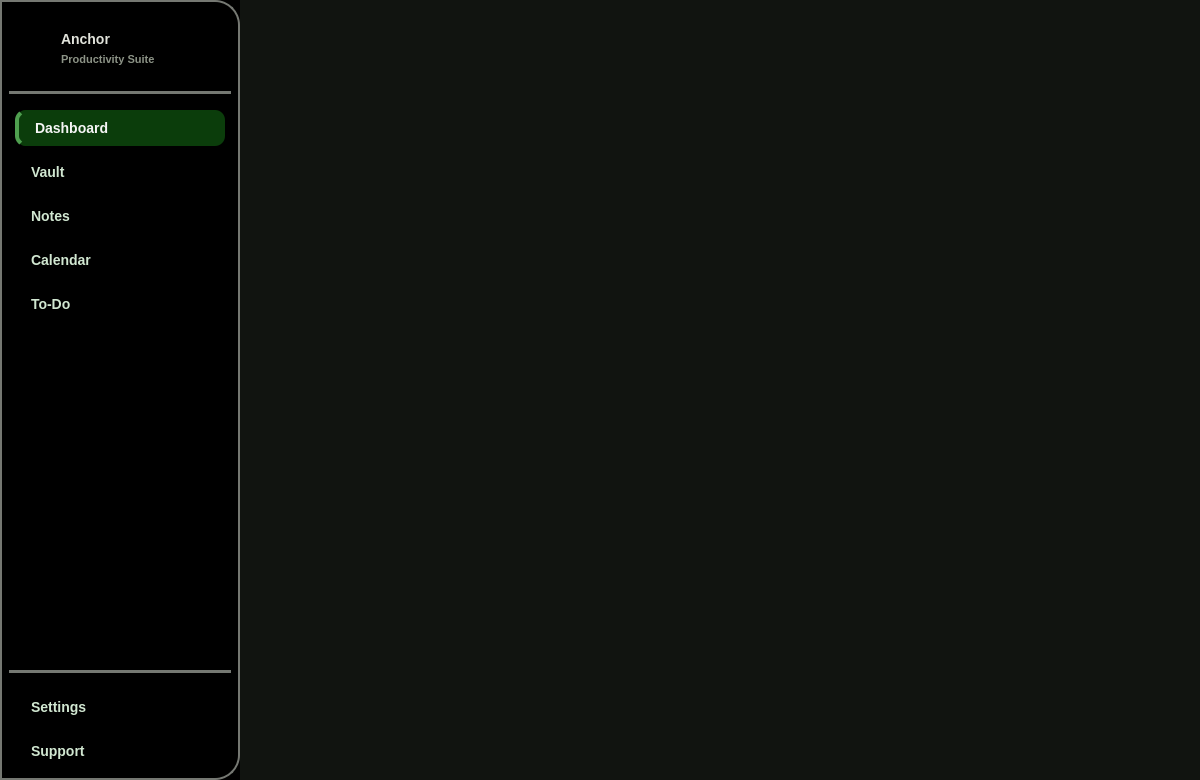
<?xml version="1.0" encoding="UTF-8"?>
<ui version="4.0">
 <class>MainWindow</class>
 <widget class="QMainWindow" name="MainWindow">
  <property name="geometry">
   <rect>
    <x>0</x>
    <y>0</y>
    <width>1200</width>
    <height>780</height>
   </rect>
  </property>
  <property name="minimumSize">
   <size>
    <width>960</width>
    <height>640</height>
   </size>
  </property>
  <property name="windowTitle">
   <string>Anchor</string>
  </property>
  <property name="styleSheet">
   <string notr="true">background-color: #000000;</string>
  </property>
  <widget class="QWidget" name="centralwidget">
   <layout class="QHBoxLayout" name="rootLayout">
    <property name="spacing">
     <number>0</number>
    </property>
    <property name="leftMargin">
     <number>0</number>
    </property>
    <property name="topMargin">
     <number>0</number>
    </property>
    <property name="rightMargin">
     <number>0</number>
    </property>
    <property name="bottomMargin">
     <number>0</number>
    </property>
    <item>
     <widget class="QWidget" name="sideBar" native="true">
      <property name="minimumSize">
       <size>
        <width>240</width>
        <height>0</height>
       </size>
      </property>
      <property name="maximumSize">
       <size>
        <width>240</width>
        <height>16777215</height>
       </size>
      </property>
      <property name="styleSheet">
       <string notr="true">border: 2px solid #757872;
border-top-right-radius:25px;
border-bottom-right-radius:25px;
background-color: rgb(0, 0, 0);</string>
      </property>
      <layout class="QVBoxLayout" name="verticalLayout">
       <item alignment="Qt::AlignmentFlag::AlignRight">
        <widget class="QPushButton" name="leftPanelClose">
         <property name="styleSheet">
          <string notr="true">border: none;
background: transparent;</string>
         </property>
         <property name="text">
          <string/>
         </property>
         <property name="icon">
          <iconset resource="Ressource.qrc">
           <normaloff>:/src/assets/left_panel_close.svg</normaloff>
           <activeon>:/src/assets/left_panel_open.svg</activeon>:/src/assets/left_panel_close.svg</iconset>
         </property>
         <property name="iconSize">
          <size>
           <width>20</width>
           <height>20</height>
          </size>
         </property>
        </widget>
       </item>
       <item>
        <layout class="QHBoxLayout" name="headerLayout">
         <property name="spacing">
          <number>12</number>
         </property>
         <property name="bottomMargin">
          <number>16</number>
         </property>
         <item>
          <widget class="QLabel" name="avatarLabel">
           <property name="minimumSize">
            <size>
             <width>40</width>
             <height>40</height>
            </size>
           </property>
           <property name="maximumSize">
            <size>
             <width>40</width>
             <height>40</height>
            </size>
           </property>
           <property name="styleSheet">
            <string notr="true">border:none;</string>
           </property>
           <property name="text">
            <string/>
           </property>
           <property name="textFormat">
            <enum>Qt::TextFormat::AutoText</enum>
           </property>
           <property name="pixmap">
            <pixmap resource="Ressource.qrc">:/src/assets/screen.png</pixmap>
           </property>
           <property name="scaledContents">
            <bool>true</bool>
           </property>
           <property name="alignment">
            <set>Qt::AlignmentFlag::AlignCenter</set>
           </property>
          </widget>
         </item>
         <item>
          <layout class="QVBoxLayout" name="headerTextLayout">
           <property name="spacing">
            <number>2</number>
           </property>
           <item>
            <widget class="QLabel" name="appNameLabel">
             <property name="styleSheet">
              <string notr="true">color: #e1e3db; font-size: 14px; font-weight: 700;
border:none;</string>
             </property>
             <property name="text">
              <string>Anchor</string>
             </property>
            </widget>
           </item>
           <item>
            <widget class="QLabel" name="appSubtitleLabel">
             <property name="styleSheet">
              <string notr="true">color: #8c9386; font-size: 11px; font-weight: 500;
border:none;
</string>
             </property>
             <property name="text">
              <string>Productivity Suite</string>
             </property>
            </widget>
           </item>
          </layout>
         </item>
        </layout>
       </item>
       <item>
        <widget class="QFrame" name="topSeparator">
         <property name="styleSheet">
          <string notr="true">color: #242424;</string>
         </property>
         <property name="frameShape">
          <enum>QFrame::Shape::HLine</enum>
         </property>
        </widget>
       </item>
       <item>
        <spacer name="spacerAfterSep">
         <property name="orientation">
          <enum>Qt::Orientation::Vertical</enum>
         </property>
         <property name="sizeType">
          <enum>QSizePolicy::Policy::Fixed</enum>
         </property>
         <property name="sizeHint" stdset="0">
          <size>
           <width>0</width>
           <height>8</height>
          </size>
         </property>
        </spacer>
       </item>
       <item>
        <layout class="QVBoxLayout" name="navLayout">
         <property name="spacing">
          <number>4</number>
         </property>
         <item>
          <widget class="QPushButton" name="btnDashboard">
           <property name="cursor">
            <cursorShape>PointingHandCursor</cursorShape>
           </property>
           <property name="styleSheet">
            <string notr="true">QPushButton {
    background-color: transparent;
    color: #D1E7D1;
    border: none;
    border-radius: 10px;
    padding: 10px 16px;
    margin: 2px 6px;
    text-align: left;
    font-size: 14px;
    font-weight: 500;
}

QPushButton:hover {
    background-color: #181818;
    color: #F5F5F5;
}

QPushButton:pressed {
    background-color: #242424;
}

QPushButton:checked {
    background-color: #0B3D0B;
    color: #F5F5F5;
    border-left: 4px solid #4F9F4F;
}

QPushButton:checked:hover {
    background-color: #155315;
}

QPushButton:disabled {
    color: #5A5A5A;
}

QPushButton:focus {
    outline: none;
}</string>
           </property>
           <property name="text">
            <string>Dashboard</string>
           </property>
           <property name="icon">
            <iconset resource="Ressource.qrc">
             <normaloff>:/src/assets/dashboard.svg</normaloff>:/src/assets/dashboard.svg</iconset>
           </property>
           <property name="iconSize">
            <size>
             <width>20</width>
             <height>20</height>
            </size>
           </property>
           <property name="checkable">
            <bool>true</bool>
           </property>
           <property name="checked">
            <bool>true</bool>
           </property>
           <property name="flat">
            <bool>true</bool>
           </property>
          </widget>
         </item>
         <item>
          <widget class="QPushButton" name="btnVault">
           <property name="cursor">
            <cursorShape>PointingHandCursor</cursorShape>
           </property>
           <property name="styleSheet">
            <string notr="true">QPushButton {
    background-color: transparent;
    color: #D1E7D1;
    border: none;
    border-radius: 10px;
    padding: 10px 16px;
    margin: 2px 6px;
    text-align: left;
    font-size: 14px;
    font-weight: 500;
}

QPushButton:hover {
    background-color: #181818;
    color: #F5F5F5;
}

QPushButton:pressed {
    background-color: #242424;
}

QPushButton:checked {
    background-color: #0B3D0B;
    color: #F5F5F5;
    border-left: 4px solid #4F9F4F;
}

QPushButton:checked:hover {
    background-color: #155315;
}

QPushButton:disabled {
    color: #5A5A5A;
}

QPushButton:focus {
    outline: none;
}</string>
           </property>
           <property name="text">
            <string>Vault</string>
           </property>
           <property name="icon">
            <iconset resource="Ressource.qrc">
             <normaloff>:/src/assets/encrypted.svg</normaloff>:/src/assets/encrypted.svg</iconset>
           </property>
           <property name="iconSize">
            <size>
             <width>20</width>
             <height>20</height>
            </size>
           </property>
           <property name="checkable">
            <bool>true</bool>
           </property>
           <property name="flat">
            <bool>true</bool>
           </property>
          </widget>
         </item>
         <item>
          <widget class="QPushButton" name="btnNotes">
           <property name="cursor">
            <cursorShape>PointingHandCursor</cursorShape>
           </property>
           <property name="styleSheet">
            <string notr="true">QPushButton {
    background-color: transparent;
    color: #D1E7D1;
    border: none;
    border-radius: 10px;
    padding: 10px 16px;
    margin: 2px 6px;
    text-align: left;
    font-size: 14px;
    font-weight: 500;
}

QPushButton:hover {
    background-color: #181818;
    color: #F5F5F5;
}

QPushButton:pressed {
    background-color: #242424;
}

QPushButton:checked {
    background-color: #0B3D0B;
    color: #F5F5F5;
    border-left: 4px solid #4F9F4F;
}

QPushButton:checked:hover {
    background-color: #155315;
}

QPushButton:disabled {
    color: #5A5A5A;
}

QPushButton:focus {
    outline: none;
}</string>
           </property>
           <property name="text">
            <string>Notes</string>
           </property>
           <property name="icon">
            <iconset resource="Ressource.qrc">
             <normaloff>:/src/assets/note_stack.svg</normaloff>:/src/assets/note_stack.svg</iconset>
           </property>
           <property name="iconSize">
            <size>
             <width>20</width>
             <height>20</height>
            </size>
           </property>
           <property name="checkable">
            <bool>true</bool>
           </property>
           <property name="flat">
            <bool>true</bool>
           </property>
          </widget>
         </item>
         <item>
          <widget class="QPushButton" name="btnCalendar">
           <property name="cursor">
            <cursorShape>PointingHandCursor</cursorShape>
           </property>
           <property name="styleSheet">
            <string notr="true">QPushButton {
    background-color: transparent;
    color: #D1E7D1;
    border: none;
    border-radius: 10px;
    padding: 10px 16px;
    margin: 2px 6px;
    text-align: left;
    font-size: 14px;
    font-weight: 500;
}

QPushButton:hover {
    background-color: #181818;
    color: #F5F5F5;
}

QPushButton:pressed {
    background-color: #242424;
}

QPushButton:checked {
    background-color: #0B3D0B;
    color: #F5F5F5;
    border-left: 4px solid #4F9F4F;
}

QPushButton:checked:hover {
    background-color: #155315;
}

QPushButton:disabled {
    color: #5A5A5A;
}

QPushButton:focus {
    outline: none;
}</string>
           </property>
           <property name="text">
            <string>Calendar</string>
           </property>
           <property name="icon">
            <iconset resource="Ressource.qrc">
             <normaloff>:/src/assets/calendar_month.svg</normaloff>:/src/assets/calendar_month.svg</iconset>
           </property>
           <property name="iconSize">
            <size>
             <width>20</width>
             <height>20</height>
            </size>
           </property>
           <property name="checkable">
            <bool>true</bool>
           </property>
           <property name="flat">
            <bool>true</bool>
           </property>
          </widget>
         </item>
         <item>
          <widget class="QPushButton" name="btnTodo">
           <property name="cursor">
            <cursorShape>PointingHandCursor</cursorShape>
           </property>
           <property name="styleSheet">
            <string notr="true">QPushButton {
    background-color: transparent;
    color: #D1E7D1;
    border: none;
    border-radius: 10px;
    padding: 10px 16px;
    margin: 2px 6px;
    text-align: left;
    font-size: 14px;
    font-weight: 500;
}

QPushButton:hover {
    background-color: #181818;
    color: #F5F5F5;
}

QPushButton:pressed {
    background-color: #242424;
}

QPushButton:checked {
    background-color: #0B3D0B;
    color: #F5F5F5;
    border-left: 4px solid #4F9F4F;
}

QPushButton:checked:hover {
    background-color: #155315;
}

QPushButton:disabled {
    color: #5A5A5A;
}

QPushButton:focus {
    outline: none;
}</string>
           </property>
           <property name="text">
            <string>To-Do</string>
           </property>
           <property name="icon">
            <iconset resource="Ressource.qrc">
             <normaloff>:/src/assets/check_circle.svg</normaloff>:/src/assets/check_circle.svg</iconset>
           </property>
           <property name="iconSize">
            <size>
             <width>20</width>
             <height>20</height>
            </size>
           </property>
           <property name="checkable">
            <bool>true</bool>
           </property>
           <property name="flat">
            <bool>true</bool>
           </property>
          </widget>
         </item>
        </layout>
       </item>
       <item>
        <spacer name="navSpacer">
         <property name="orientation">
          <enum>Qt::Orientation::Vertical</enum>
         </property>
         <property name="sizeHint" stdset="0">
          <size>
           <width>0</width>
           <height>0</height>
          </size>
         </property>
        </spacer>
       </item>
       <item>
        <widget class="QFrame" name="footerSeparator">
         <property name="styleSheet">
          <string notr="true">color: #242424;</string>
         </property>
         <property name="frameShape">
          <enum>QFrame::Shape::HLine</enum>
         </property>
        </widget>
       </item>
       <item>
        <spacer name="spacerBeforeFooter">
         <property name="orientation">
          <enum>Qt::Orientation::Vertical</enum>
         </property>
         <property name="sizeType">
          <enum>QSizePolicy::Policy::Fixed</enum>
         </property>
         <property name="sizeHint" stdset="0">
          <size>
           <width>0</width>
           <height>8</height>
          </size>
         </property>
        </spacer>
       </item>
       <item>
        <layout class="QVBoxLayout" name="footerLayout">
         <property name="spacing">
          <number>4</number>
         </property>
         <item>
          <widget class="QPushButton" name="btnSettings">
           <property name="cursor">
            <cursorShape>PointingHandCursor</cursorShape>
           </property>
           <property name="styleSheet">
            <string notr="true">QPushButton {
    background-color: transparent;
    color: #D1E7D1;
    border: none;
    border-radius: 10px;
    padding: 10px 16px;
    margin: 2px 6px;
    text-align: left;
    font-size: 14px;
    font-weight: 500;
}

QPushButton:hover {
    background-color: #181818;
    color: #F5F5F5;
}

QPushButton:pressed {
    background-color: #242424;
}

QPushButton:checked {
    background-color: #0B3D0B;
    color: #F5F5F5;
    border-left: 4px solid #4F9F4F;
}

QPushButton:checked:hover {
    background-color: #155315;
}

QPushButton:disabled {
    color: #5A5A5A;
}

QPushButton:focus {
    outline: none;
}</string>
           </property>
           <property name="text">
            <string>Settings</string>
           </property>
           <property name="icon">
            <iconset resource="Ressource.qrc">
             <normaloff>:/src/assets/settings.svg</normaloff>:/src/assets/settings.svg</iconset>
           </property>
           <property name="iconSize">
            <size>
             <width>20</width>
             <height>20</height>
            </size>
           </property>
           <property name="checkable">
            <bool>true</bool>
           </property>
           <property name="flat">
            <bool>true</bool>
           </property>
          </widget>
         </item>
         <item>
          <widget class="QPushButton" name="btnSupport">
           <property name="cursor">
            <cursorShape>PointingHandCursor</cursorShape>
           </property>
           <property name="styleSheet">
            <string notr="true">QPushButton {
    background-color: transparent;
    color: #D1E7D1;
    border: none;
    border-radius: 10px;
    padding: 10px 16px;
    margin: 2px 6px;
    text-align: left;
    font-size: 14px;
    font-weight: 500;
}

QPushButton:hover {
    background-color: #181818;
    color: #F5F5F5;
}

QPushButton:pressed {
    background-color: #242424;
}

QPushButton:checked {
    background-color: #0B3D0B;
    color: #F5F5F5;
    border-left: 4px solid #4F9F4F;
}

QPushButton:checked:hover {
    background-color: #155315;
}

QPushButton:disabled {
    color: #5A5A5A;
}

QPushButton:focus {
    outline: none;
}</string>
           </property>
           <property name="text">
            <string>Support</string>
           </property>
           <property name="icon">
            <iconset resource="Ressource.qrc">
             <normaloff>:/src/assets/help.svg</normaloff>:/src/assets/help.svg</iconset>
           </property>
           <property name="iconSize">
            <size>
             <width>20</width>
             <height>20</height>
            </size>
           </property>
           <property name="checkable">
            <bool>true</bool>
           </property>
           <property name="flat">
            <bool>true</bool>
           </property>
          </widget>
         </item>
        </layout>
       </item>
      </layout>
     </widget>
    </item>
    <item>
     <widget class="QStackedWidget" name="stackedWidget">
      <property name="styleSheet">
       <string notr="true">background-color: #111410;</string>
      </property>
      <property name="currentIndex">
       <number>4</number>
      </property>
      <widget class="QWidget" name="pageDashboard"/>
      <widget class="QWidget" name="pageVault"/>
      <widget class="QWidget" name="pageNotes"/>
      <widget class="QWidget" name="pageCalendar"/>
      <widget class="QWidget" name="pageTodo"/>
     </widget>
    </item>
   </layout>
  </widget>
 </widget>
 <resources>
  <include location="Ressource.qrc"/>
 </resources>
 <connections/>
</ui>
